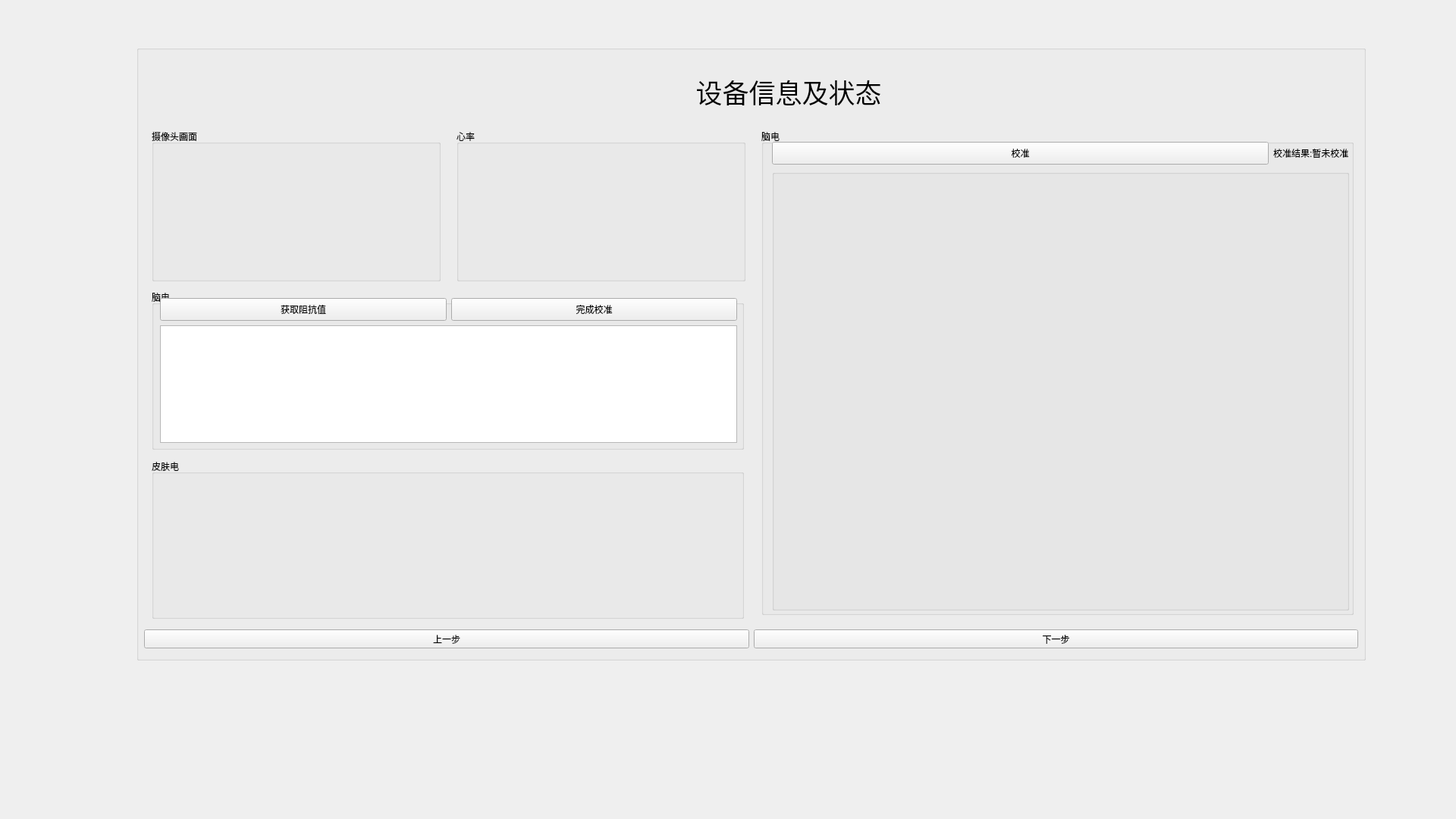
<?xml version="1.0" encoding="UTF-8"?>
<ui version="4.0">
 <class>StartExpWindow2</class>
 <widget class="QWidget" name="StartExpWindow2">
  <property name="geometry">
   <rect>
    <x>0</x>
    <y>0</y>
    <width>1920</width>
    <height>1080</height>
   </rect>
  </property>
  <property name="sizePolicy">
   <sizepolicy hsizetype="Fixed" vsizetype="Fixed">
    <horstretch>0</horstretch>
    <verstretch>0</verstretch>
   </sizepolicy>
  </property>
  <property name="minimumSize">
   <size>
    <width>1920</width>
    <height>1080</height>
   </size>
  </property>
  <property name="windowTitle">
   <string>Form</string>
  </property>
  <widget class="QGroupBox" name="groupBox">
   <property name="geometry">
    <rect>
     <x>180</x>
     <y>60</y>
     <width>1621</width>
     <height>811</height>
    </rect>
   </property>
   <property name="title">
    <string/>
   </property>
   <widget class="QLabel" name="label">
    <property name="geometry">
     <rect>
      <x>0</x>
      <y>40</y>
      <width>1720</width>
      <height>41</height>
     </rect>
    </property>
    <property name="font">
     <font>
      <family>黑体</family>
      <pointsize>26</pointsize>
     </font>
    </property>
    <property name="text">
     <string>设备信息及状态</string>
    </property>
    <property name="alignment">
     <set>Qt::AlignCenter</set>
    </property>
   </widget>
   <widget class="QWidget" name="layoutWidget">
    <property name="geometry">
     <rect>
      <x>10</x>
      <y>770</y>
      <width>1601</width>
      <height>25</height>
     </rect>
    </property>
    <layout class="QHBoxLayout" name="horizontalLayout_2">
     <item>
      <widget class="QPushButton" name="backBtn">
       <property name="text">
        <string>上一步</string>
       </property>
      </widget>
     </item>
     <item>
      <widget class="QPushButton" name="nextPageBtn">
       <property name="text">
        <string>下一步</string>
       </property>
      </widget>
     </item>
    </layout>
   </widget>
   <widget class="QWidget" name="layoutWidget">
    <property name="geometry">
     <rect>
      <x>10</x>
      <y>100</y>
      <width>1601</width>
      <height>661</height>
     </rect>
    </property>
    <layout class="QGridLayout" name="gridLayout">
     <item row="0" column="1">
      <widget class="QWidget" name="widget_4" native="true">
       <widget class="QLabel" name="label_6">
        <property name="geometry">
         <rect>
          <x>170</x>
          <y>290</y>
          <width>101</width>
          <height>81</height>
         </rect>
        </property>
        <property name="text">
         <string/>
        </property>
       </widget>
       <widget class="QGroupBox" name="naodian">
        <property name="geometry">
         <rect>
          <x>10</x>
          <y>10</y>
          <width>781</width>
          <height>641</height>
         </rect>
        </property>
        <property name="title">
         <string>脑电</string>
        </property>
        <widget class="QWidget" name="">
         <property name="geometry">
          <rect>
           <x>14</x>
           <y>16</y>
           <width>761</width>
           <height>621</height>
          </rect>
         </property>
         <layout class="QVBoxLayout" name="verticalLayout_2">
          <item>
           <layout class="QHBoxLayout" name="horizontalLayout_4">
            <item>
             <widget class="QPushButton" name="calibraeBtn">
              <property name="minimumSize">
               <size>
                <width>0</width>
                <height>30</height>
               </size>
              </property>
              <property name="text">
               <string>校准</string>
              </property>
             </widget>
            </item>
            <item>
             <widget class="QLabel" name="calibraeResult">
              <property name="sizePolicy">
               <sizepolicy hsizetype="Fixed" vsizetype="Fixed">
                <horstretch>0</horstretch>
                <verstretch>0</verstretch>
               </sizepolicy>
              </property>
              <property name="maximumSize">
               <size>
                <width>16777215</width>
                <height>30</height>
               </size>
              </property>
              <property name="styleSheet">
               <string notr="true">font: 12pt &quot;黑体&quot;;</string>
              </property>
              <property name="text">
               <string>校准结果:暂未校准</string>
              </property>
             </widget>
            </item>
           </layout>
          </item>
          <item>
           <widget class="QGroupBox" name="gazepointWidget">
            <property name="sizePolicy">
             <sizepolicy hsizetype="Preferred" vsizetype="Fixed">
              <horstretch>0</horstretch>
              <verstretch>0</verstretch>
             </sizepolicy>
            </property>
            <property name="minimumSize">
             <size>
              <width>0</width>
              <height>581</height>
             </size>
            </property>
            <property name="title">
             <string/>
            </property>
           </widget>
          </item>
         </layout>
        </widget>
       </widget>
      </widget>
     </item>
     <item row="0" column="0">
      <layout class="QVBoxLayout" name="verticalLayout">
       <item>
        <layout class="QHBoxLayout" name="horizontalLayout">
         <item>
          <widget class="QWidget" name="cameraWidget" native="true">
           <widget class="QGroupBox" name="groupBox_2">
            <property name="geometry">
             <rect>
              <x>10</x>
              <y>10</y>
              <width>381</width>
              <height>201</height>
             </rect>
            </property>
            <property name="title">
             <string>摄像头画面</string>
            </property>
           </widget>
          </widget>
         </item>
         <item>
          <widget class="QWidget" name="widget" native="true">
           <widget class="QGroupBox" name="groupBox_3">
            <property name="geometry">
             <rect>
              <x>10</x>
              <y>10</y>
              <width>381</width>
              <height>201</height>
             </rect>
            </property>
            <property name="title">
             <string>心率</string>
            </property>
           </widget>
          </widget>
         </item>
        </layout>
       </item>
       <item>
        <widget class="QWidget" name="widget_2" native="true">
         <widget class="QLabel" name="label_4">
          <property name="geometry">
           <rect>
            <x>150</x>
            <y>60</y>
            <width>101</width>
            <height>81</height>
           </rect>
          </property>
          <property name="text">
           <string/>
          </property>
         </widget>
         <widget class="QGroupBox" name="groupBox_4">
          <property name="geometry">
           <rect>
            <x>10</x>
            <y>0</y>
            <width>781</width>
            <height>211</height>
           </rect>
          </property>
          <property name="title">
           <string>脑电</string>
          </property>
          <widget class="QWidget" name="layoutWidget">
           <property name="geometry">
            <rect>
             <x>11</x>
             <y>11</y>
             <width>761</width>
             <height>191</height>
            </rect>
           </property>
           <layout class="QGridLayout" name="gridLayout_4">
            <item row="0" column="0">
             <layout class="QHBoxLayout" name="horizontalLayout_3">
              <item>
               <widget class="QPushButton" name="calBtn">
                <property name="minimumSize">
                 <size>
                  <width>0</width>
                  <height>30</height>
                 </size>
                </property>
                <property name="text">
                 <string>获取阻抗值</string>
                </property>
               </widget>
              </item>
              <item>
               <widget class="QPushButton" name="finishBtn">
                <property name="minimumSize">
                 <size>
                  <width>0</width>
                  <height>30</height>
                 </size>
                </property>
                <property name="text">
                 <string>完成校准</string>
                </property>
               </widget>
              </item>
             </layout>
            </item>
            <item row="1" column="0">
             <widget class="QTableWidget" name="eegImpTable"/>
            </item>
           </layout>
          </widget>
         </widget>
        </widget>
       </item>
       <item>
        <widget class="QWidget" name="widget_3" native="true">
         <widget class="QLabel" name="label_5">
          <property name="geometry">
           <rect>
            <x>180</x>
            <y>60</y>
            <width>101</width>
            <height>81</height>
           </rect>
          </property>
          <property name="text">
           <string/>
          </property>
         </widget>
         <widget class="QGroupBox" name="groupBox_5">
          <property name="geometry">
           <rect>
            <x>10</x>
            <y>0</y>
            <width>781</width>
            <height>211</height>
           </rect>
          </property>
          <property name="title">
           <string>皮肤电</string>
          </property>
         </widget>
        </widget>
       </item>
      </layout>
     </item>
    </layout>
   </widget>
  </widget>
  <widget class="QLabel" name="label_2">
   <property name="geometry">
    <rect>
     <x>60</x>
     <y>170</y>
     <width>101</width>
     <height>81</height>
    </rect>
   </property>
   <property name="text">
    <string/>
   </property>
  </widget>
 </widget>
 <resources/>
 <connections/>
</ui>
